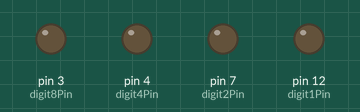
A sketch run on a simulated Arduino Uno, built with avr-gcc and run on an emulated ATmega328P. Parts: output pins drawn as LEDs (lit = HIGH).

Above: at 0.3 s.
At 1.8 s:
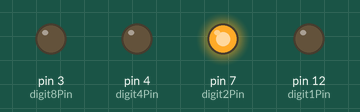
At 4.1 s:
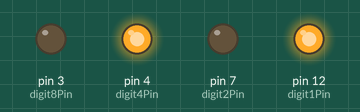
At 7.8 s:
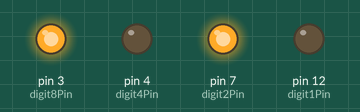
At 11.6 s:
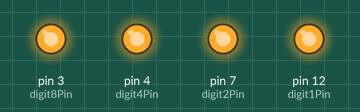
At 16.1 s:
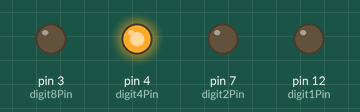
Timing chart, 0 to 16.6 s (numbered marks = the images above):
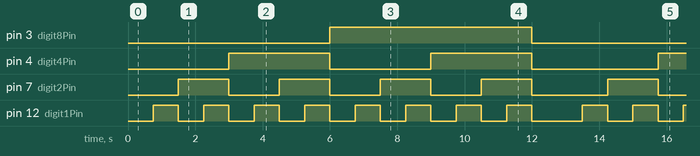

Measured:
- by itself, pin 3 (digit8Pin): alternates HIGH for 6.0 s and LOW for 6.8 s
- by itself, pin 4 (digit4Pin): repeats every 12.8 s: LOW 3.0 s, HIGH 3.0 s, LOW 3.8 s, HIGH 3.0 s
- by itself, pin 7 (digit2Pin): repeats every 12.8 s: 3 × (LOW 1.5 s, HIGH 1.5 s), LOW 2.3 s, HIGH 1.5 s
- by itself, pin 12 (digit1Pin): repeats every 12.8 s: 7 × (LOW 0.75 s, HIGH 0.75 s), LOW 1.5 s, HIGH 0.75 s

The sketch:

Tutorial-05.ino
```cpp
int digit1Pin = 12, digit2Pin = 7, digit4Pin = 4, digit8Pin = 3;

void setup() {
  // put your setup code here, to run once:
  pinMode(digit1Pin, OUTPUT);
  pinMode(digit2Pin, OUTPUT);
  pinMode(digit4Pin, OUTPUT);
  pinMode(digit8Pin, OUTPUT);

}

void loop() {
  for(int i = 0; i <= 16; i++){
    if ((i & 1) != 0) {
      digitalWrite(digit1Pin, HIGH);
    }
    if ((i & 2) != 0) {
      digitalWrite(digit2Pin, HIGH);
    }
    if ((i & 4) != 0) {
      digitalWrite(digit4Pin, HIGH);
    }
    if ((i & 8) != 0) {
      digitalWrite(digit8Pin, HIGH);
    }
    delay(750);

    digitalWrite(digit1Pin, LOW);
    digitalWrite(digit2Pin, LOW);
    digitalWrite(digit4Pin, LOW);
    digitalWrite(digit8Pin, LOW);
  }
}

/* Notes
BINARY
Semi conductors switch between being a conductor or insulator by either applying a current or not
- Like binary 1 or 0
Arduinos only understand binary
- Arduinos are made up of loads and loads of silion 'switches',
  and the binary on/off state of them can represent any data commucatable in binary

---

HWK
Make a LED binary counter up to 15

4 LEDS for each LED + ground
4 curcuits for each LED + ground
4 pins for each LED + ground
4 Resisters for each LED + ground
4 pinModes

---

How to print/console log stuff

Code:
Serial.begin(9600);
Serial.println(i, DEC);

Terminal:
Open Tools -> 'Serial Monitor', and make sure baud matches what is in .begin
*/
```
